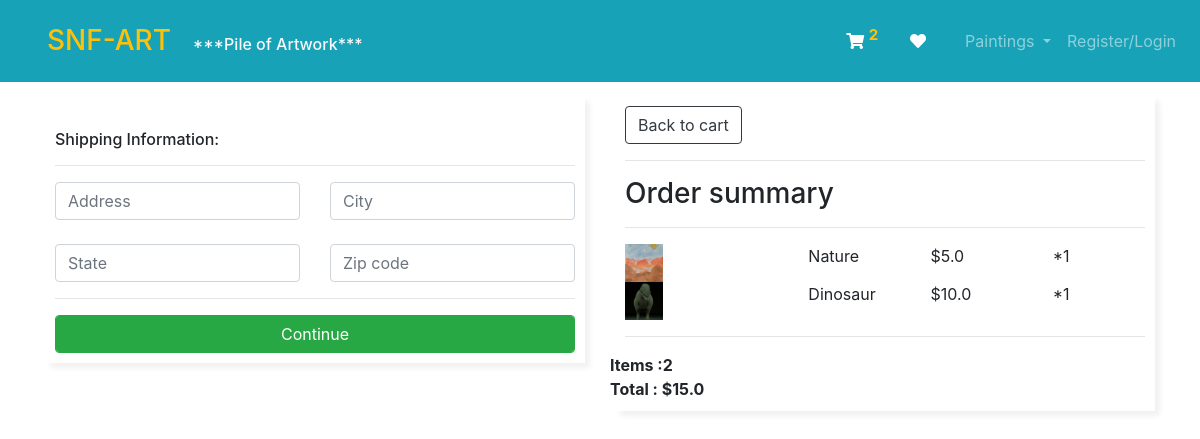
Screenshot of /checkout/ (signed in) with the database file from the repository.
### Page/models.py (models this page shows, shortened)
class OrderItem(models.Model):
    product = models.ForeignKey(Product, on_delete=models.SET_NULL, null=True, blank=True)
    order = models.ForeignKey(Order, on_delete=models.SET_NULL, null=True, blank=True)
    quantity = models.IntegerField(default=0, null=True, blank=True)
    date_added = models.DateTimeField(auto_now_add=True)
    @property
    def get_total(self):
        total = self.product.price*self.quantity
        return total

class Product(models.Model):
    name = models.CharField(max_length=100, null=True)
    price = models.FloatField()
    digital = models.BooleanField(default=False, null=True, blank=True)
    pic = models.ImageField(null=True, blank=True)
    @property
    def picUrl(self):
        try:
            url = self.pic.url
        except:
            url = ''
        return url

class Order(models.Model):
    customer = models.ForeignKey(Customer, on_delete=models.SET_NULL, null=True, blank=True)
    date_order = models.DateTimeField(auto_now_add=True)
    complete = models.BooleanField(default=False, null=True, blank=True)
    Transaction_id = models.CharField(max_length=100, null=True)
    @property
    def shipping(self):
        shipping = False
        orderitem = self.orderitem_set.all()
        for i in orderitem:
            if i.product.digital == False:
                shipping = True
        return shipping
    @property
    def get_cart_total(self):
        orderitem = self.orderitem_set.all()
        total = sum([item.get_total for item in orderitem])
        return total
    @property
    def get_cart_item(self):
        orderitem = self.orderitem_set.all()
        total = sum([item.quantity for item in orderitem])
        return total

### Page/views.py (the view)
# urls.py: path('checkout/', views.checkout, name='checkout'),
def checkout(request):
    if request.user.is_authenticated:
        customer = request.user.customer
        order, created = Order.objects.get_or_create(customer=customer, complete=False)
        items = order.orderitem_set.all()
        cartItems = order.get_cart_item
    else:
        items = []
        order = {'get_cart_total': 0, 'get_cart_item': 0, 'shipping': False}
        cartItems = order['get_cart_item']
    context = {'items': items, 'order': order, 'cartItems': cartItems}
    return render(request, 'Page/checkout.html', context)

### Page/templates/Page/checkout.html (shortened to what this page needs)
<!DOCTYPE html>
<html lang="en">
<head>
    {%load static%}
    <link rel="stylesheet" type="text/css" href="{% static 'css/main.css'%}">
    <link rel="stylesheet" href="https://use.fontawesome.com/releases/v5.7.0/css/all.css"
>
    <link rel="stylesheet" href="https://cdn.jsdelivr.net/npm/bootstrap@4.5.3/dist/css/bootstrap.min.css"
>
</head>
<body>
    <nav class=" navbar navbar-expand-md navbar-dark bg-info fixed-top" >
        <div class="container">
        <a class="navbar-brand text-warning p-3" href="{% url 'top' %}"><span class="h3">SNF-ART</span>
            <span class="d-none d-sm-inline text-light h6 p-3"> ***Pile of Artwork*** </span></a>
        <div class="d-flex justify-content-end">
        <a class="nav-link text-warning" href="{% url 'cart' %}"><i class="fa fa-shopping-cart text-white"></i>
            <sup style="font-size:15px;"><strong>{{ cartItems }}</strong></sup></a>
        <a class="nav-link" href="{% url 'like' %}"><i class="fa fa-heart text-white" aria-hidden="true"></i></a>
        </div> </div>
        <div class="collapse navbar-collapse" id="dropdownmenu">
            <ul class="navbar-nav">
                <li class="nav-item dropdown"><a class="nav-link dropdown-toggle" data-toggle="dropdown"
                                                 data-target="dropdownitem" href="{% url 'top' %}">Paintings
                </a>
                </li>
                <li class="nav-item"><a class="nav-link" href="{% url 'login' %}">Register/Login</a></li>
            </ul>
        </div>
    </nav>
<br><br><br><br>
    <div class="container">
    <div class="row">
        <div class="col-md">
            <div class="box-element" id="form-wrapper">
                <form id="form">
                    <br>
                    <div id="shipping-info">
                    <h6> Shipping Information:</h6>
                    <hr>
                    <div class="row">
                    <div class="col"><input class="form-control" type="text" name="Address" placeholder="Address"></div>
                    <div class="col"><input class="form-control" type="text" name="City" placeholder="City"></div></div>
                    <br>
                    <div class="row">
                    <div class="col"><input class="form-control" type="text" name="State" placeholder="State"></div>
                    <div class="col"><input class="form-control" type="text" name="Zipcode" placeholder="Zip code"></div></div>
                    </div>
                    <hr>
                    <input id="form-button" class="form-control btn btn-success" type="submit" value="Continue">
                </form>
            </div>
            <br><br>
        </div>
            <br><br>
            <div class="col">
            <div class="box-element">
               <a class="btn btn-outline-dark" href="{% url 'cart' %}"> Back to cart </a>
                <hr>
                <h3> Order summary </h3><hr>
                {% for item in items %}
                <div class="row">
                    <div class="col-4"><img class="w-25" src="{{ item.product.picUrl }}"></div>
                    <div class="col">{{ item.product.name }}</div>
                    <div class="col">${{ item.product.price }}</div>
                    <div class="col">*{{ item.quantity }}</div>
                </div>
                {% endfor %}
                <hr>
                <div class="row"> <strong> Items :{{order.get_cart_item}} </strong> </div>
                <div class="row"> <strong> Total : ${{order.get_cart_total}} </strong> </div>
            </div>
        </div>
    </div>
    </div>
</body>
</html>

### static/css/main.css (style rules this page uses)
.box-element { box-shadow:5px 5px 5px #f2f2f2; background-color:white; border-radius:5x; padding:10px; }

### rows the page displays
OrderItem: product.picUrl (picture), product.name "Nature", product.price "5.0", quantity "1"
OrderItem: product.picUrl (picture), product.name "Dinosaur", product.price "10.0", quantity "1"
Order: get_cart_item "2", get_cart_total "15.0"

### other values shown
{{ cartItems }} "2"
